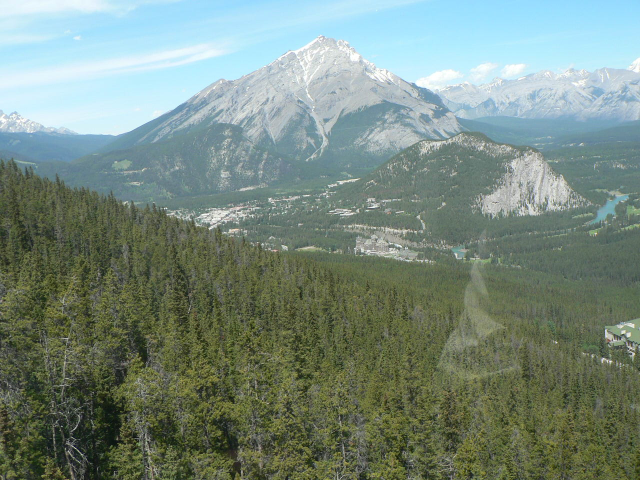
#> input picture Lectures/OpenCV/mountain.jpg, 1280 x 960 px, found by its file name (shown at 1/2 size)
$ jupyter execute --allow-errors 16-OpenCV-1.ipynb   (shell and % lines are left out)
#> lines starting #> are read from the running program, lines starting #| are printed output that depends on the picture; after the words box and inside, x2 and y2 are one past the last pixel; in counts of white or black regions, pixels touching at a corner belong together; long printed decimals are rounded
# ITNPBD2 OpenCV in Python
## Image manipulation and object detection

# pip install opencv-python
We also need matplotlib to display the images in the notebook

[cell 1]
import cv2
from matplotlib import pyplot as plt
import numpy as np

# Images are stored in NumPy arrays

## Let's make one

[cell 2]
img = [[[x,x,x] for x in range(256)] for i in range(256)]
img=np.array(img).astype(np.uint8)
img[:,:,0]=255-img[:,:,0]
img[:,:,1]=0

#cv2.imshow('image',img)
#cv2.waitKey(0)
#cv2.destroyAllWindows()

plt.imshow(img)
plt.title('Image')
plt.show()

#print(img)

## Load an image

[cell 3]
img = cv2.imread('Images/mountain.jpg')
#> img is the input picture: shape (960, 1280, 3); mean B, G, R 127.2, 138.3, 120.5
plt.imshow(img)
plt.title('Bannf')
plt.show()

## The colours don't look right!
matplotlib expects RGB but opencv uses BGR as default, so we translate:
I'll remove the axis lines and scale too

[cell 4]
img = cv2.cvtColor(img, cv2.COLOR_BGR2RGB)
plt.imshow(img)
plt.title('Bannf')
plt.axis('off')
plt.show()

# What is stored in the variable `img`?
## It is a NumPy array of integers: h x w x 3 colour channels:

[cell 5]
print(type(img))
#| <class 'numpy.ndarray'>
print(img.shape)
#| (960, 1280, 3)
print(img)
#> (printed output is left out)

# Lets take a closer look at the NumPy array
- The shape is (rows, columns, 3)
- Access a single pixel at `img[y,x]` - note the order row, column
- Origin (0,0) is at top left of image
- This gives the three colour channels. By default, RGB (if viewing with matplotlib)
- So red intensity of pixel in row 5, column 10 is at `img[5,10,0]`, green is at `img[5,10,1]` and blue is at `img[5,10,2]`

[cell 6]
fade = [[[x,x,x] for x in range(256)] for i in range(256)]
fade=np.array(fade).astype(np.uint8)
fade[:,:,0]=255-fade[:,:,0]
fade[:,:,1]=0

'''
# This shows the image in a new window and uses BGR colour scheme!!!
cv2.imshow("test", fade)
cv2.waitKey(0)
cv2.destroyAllWindows()
'''

plt.imshow(fade)
plt.title('Fade')
plt.axis('off')
plt.show()

[cell 7]
print("Red intensity at 0,0 =", fade[0,0,0])
print("Red intensity at 0,255 =", fade[0,255,0])
print("Blue intensity at 0,0 =", fade[0,0,2])
print("Blue intensity at 0,255 =", fade[0,255,2])

## Scaling and Rotating

[cell 8]
height,width,_ = img.shape
#> height = 960; width = 1280
bigger = cv2.resize(img,(2*width, 2*height), interpolation = cv2.INTER_CUBIC)
print(bigger.shape)
#| (1920, 2560, 3)

[cell 9]
rotation_matrix = cv2.getRotationMatrix2D((width / 2, height / 2), 90, 1)  # or -1 for other way
rotated_image = cv2.warpAffine(img, rotation_matrix, (width, height))
plt.imshow(rotated_image)
plt.title('Bannf')
plt.axis('off')
plt.show()

# Drawing on the image

[cell 10]
cv2.circle(img,(100,100),50,(250,20,20),5)   # Make negative thickness to fill
#> img: shape (960, 1280, 3); mean R, G, B 120.6, 137.9, 126.8
plt.imshow(img)
plt.title('Bannf')
plt.axis('off')
plt.show()

# Detecting Edges and Lines

[cell 11]
img = cv2.imread('Images/parrot.jpg')
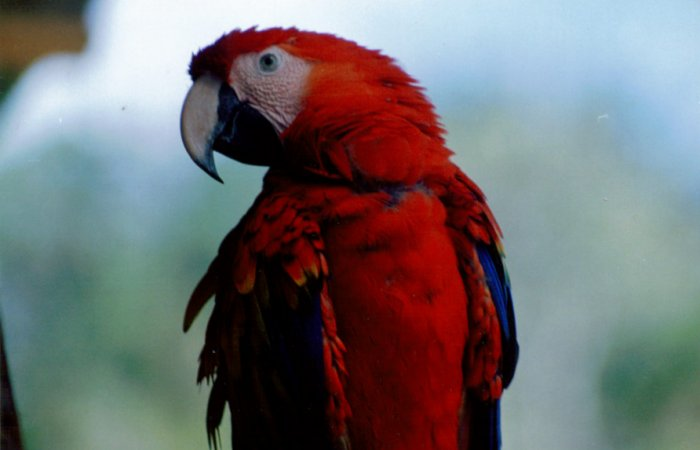
#> input picture Lectures/OpenCV/parrot.jpg, 700 x 450 px, found by its file name
#> img is the input picture: shape (450, 700, 3); mean B, G, R 112.6, 111.1, 113.8
img = cv2.cvtColor(img, cv2.COLOR_BGR2RGB)
plt.imshow(img)
plt.title('Parrot')
plt.show()

[cell 12]
# Canny edge detection
threshold1 = 100
threshold2 = 200
canny = cv2.Canny(img, threshold1, threshold2)
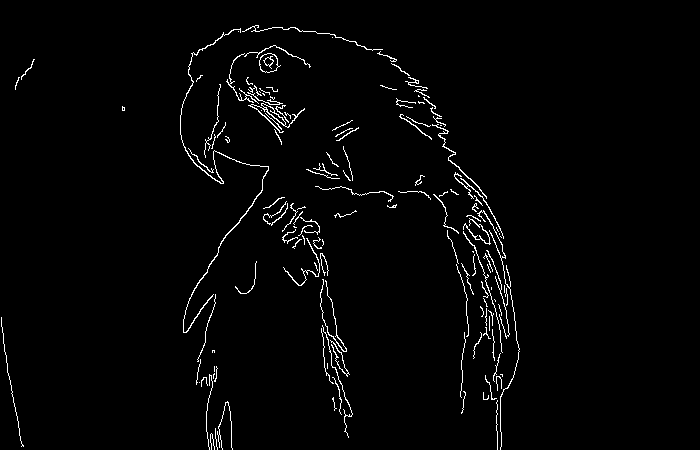
#> canny: shape (450, 700); 2.1% white in thin lines or dots, all inside (x1, y1, x2, y2) = (1, 25, 520, 450)

plt.imshow(canny, cmap='gray')

# Blurring and other filters

[cell 13]
blur=cv2.blur(img,(5,5))
plt.imshow(blur)

[cell 14]
canny = cv2.Canny(blur, threshold1, threshold2)
#> canny: shape (450, 700); 1.1% white in thin lines or dots, all inside (x1, y1, x2, y2) = (11, 25, 519, 450)

plt.imshow(canny, cmap='gray')

[cell 15]
median = cv2.medianBlur(img,15)
plt.imshow(median)

[cell 16]
canny = cv2.Canny(median, threshold1, threshold2)
#> canny: shape (450, 700); 0.94% white in thin lines or dots, all inside (x1, y1, x2, y2) = (2, 27, 519, 450)

plt.imshow(canny, cmap='gray')

# Finding Lines in an Image
- Hough Transform finds lines and returns an array of polar coordinates
- They are rho - distance from origin and theta - angle of perpendiular line to origin
- Doesn't give the length of the line
- Need to translate them into x,y coordinates for plotting on image

[cell 17]
img = cv2.imread('Images/window.jpg')
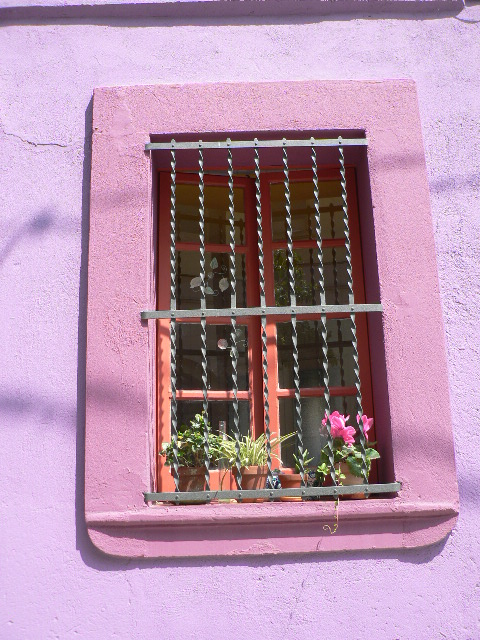
#> input picture Lectures/OpenCV/window.jpg, 480 x 640 px, found by its file name
#> img is the input picture: shape (640, 480, 3); mean B, G, R 171.2, 146.4, 182
gray = cv2.cvtColor(img,cv2.COLOR_BGR2GRAY)
plt.imshow(img)

[cell 18]
img = cv2.imread('Images/window.jpg')
gray = cv2.cvtColor(img,cv2.COLOR_BGR2GRAY)
blur = cv2.blur(gray,(2,2))
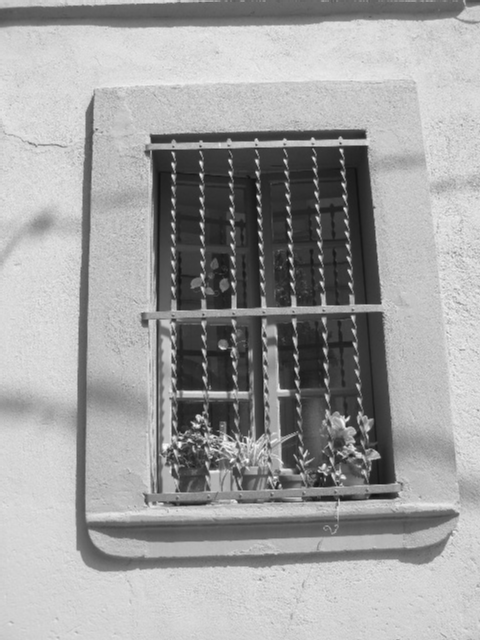
#> blur: shape (640, 480); min 18, max 252, mean 160.2
edges = cv2.Canny(blur,50,150,apertureSize = 3)
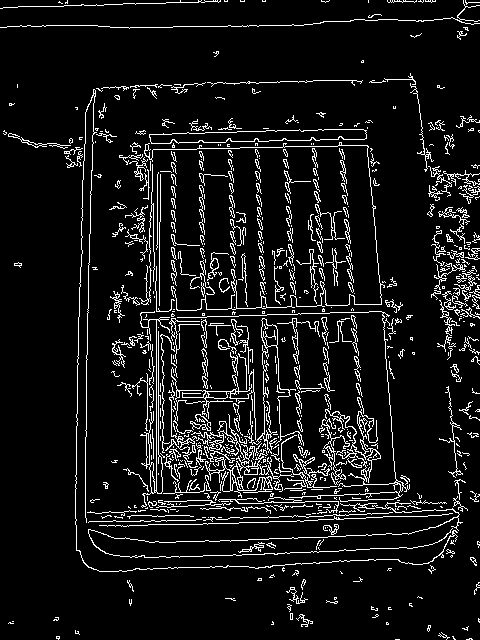
#> edges: shape (640, 480); 8.4% white in thin lines or dots
lines = cv2.HoughLines(edges,1,0.001,170)
#> lines = 154 rows, first 8: [157, 0.002], [158, 0.005], [161, 0.007], [96, 0.027], [93, 0.017], [95, 0.023], [-353, 3.06], [-354, 3.06]
maxdim = max(img.shape)
#> maxdim = 640

print("Found",len(lines),"lines")
#| Found 154 lines

def polar_to_cart(rho,theta, length):
    a = np.cos(theta)
    b = np.sin(theta)
    x0 = a*rho
    y0 = b*rho
    x1 = int(x0 + length*(-b))
    y1 = int(y0 + length*(a))
    x2 = int(x0 - length*(-b))
    y2 = int(y0 - length*(a))
    return x1, x2, y1, y2

for line in lines:
    for rho,theta in line:
        #print("Line: rho=",rho,"theta=",theta)
        x1, x2, y1, y2 = polar_to_cart(rho,theta, maxdim)
        cv2.line(img,(x1,y1),(x2,y2),(0,0,255),3)
#> this loop made 154 passes
#> line on passes 1 to 3: [[157, 0.002]], [[158, 0.005]], [[161, 0.007]]
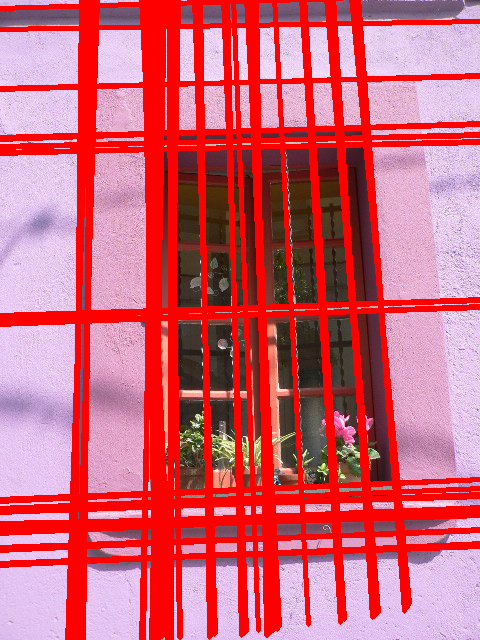
#> img: shape (640, 480, 3); mean B, G, R 117.4, 100, 208.3

plt.imshow(img)

# Filtering by Colour

[cell 19]
img = cv2.imread('Images/apple.jpg')
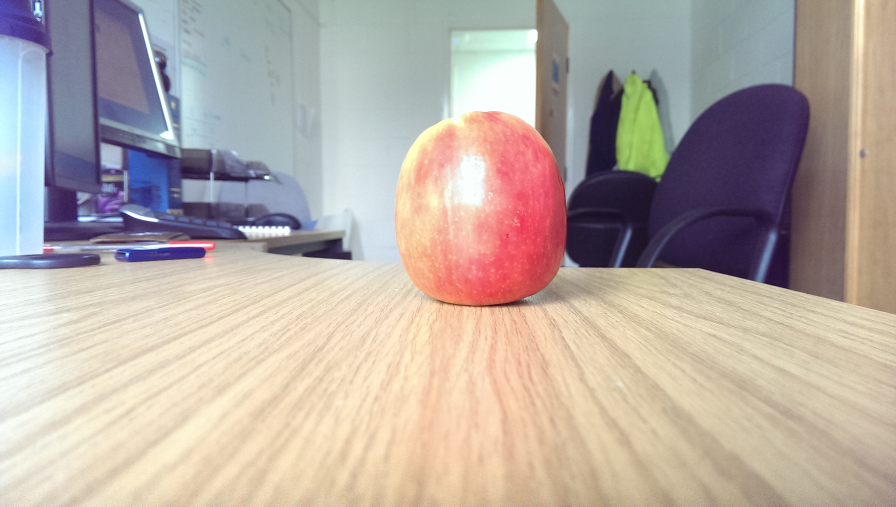
#> input picture Lectures/OpenCV/apple.jpg, 2688 x 1520 px, found by its file name (shown at 1/3 size)
#> img is the input picture: shape (1520, 2688, 3); mean B, G, R 164, 171.7, 183.3
rgb = cv2.cvtColor(img, cv2.COLOR_BGR2RGB)
plt.imshow(rgb)
plt.title('Apple')
plt.show()

# Translate the image into Hue Saturation, Value (HSV) space for colour processing
## Good way to understand HSV space, use a colour chooser like the one in MS Paint ...

[cell 20]
hsv = cv2.cvtColor(img, cv2.COLOR_BGR2HSV)
#> hsv: shape (1520, 2688, 3); mean H, S, V 57.7, 59.5, 194.5
plt.imshow(hsv)

## Mask out the regions that are red in HSV space

[cell 21]
# In HSV colour space, red occupies two main regions:

# lower mask (0-10)
lower_red = np.array([0,90,70])
upper_red = np.array([10,255,255])
mask0 = cv2.inRange(hsv, lower_red, upper_red)
#> mask0: shape (1520, 2688); 1.8% white; 133 white regions (95 under 20 px), largest, box (x1, y1, x2, y2) and area: (1260, 336, 1690, 924) 64516, (1244, 458, 1304, 562) 3257, (1299, 384, 1369, 450) 2509

# upper mask (170-180)
lower_red = np.array([170,120,70])
upper_red = np.array([180,255,255])
mask1 = cv2.inRange(hsv, lower_red, upper_red)
#> mask1: shape (1520, 2688); 2% white; 40 white regions (30 under 20 px), largest, box (x1, y1, x2, y2) and area: (1394, 401, 1702, 891) 78547, (511, 721, 644, 751) 1111, (1492, 902, 1557, 917) 322

# join my masks
mask = mask0+mask1
#> mask: shape (1520, 2688); 3.8% white; 101 white regions (75 under 20 px), largest, box (x1, y1, x2, y2) and area: (1260, 336, 1702, 924) 145679, (1244, 458, 1304, 562) 3257, (1299, 384, 1369, 450) 2509
mask = cv2.morphologyEx(mask, cv2.MORPH_OPEN, np.ones((6,6),np.uint8),iterations=2) # Remove dots
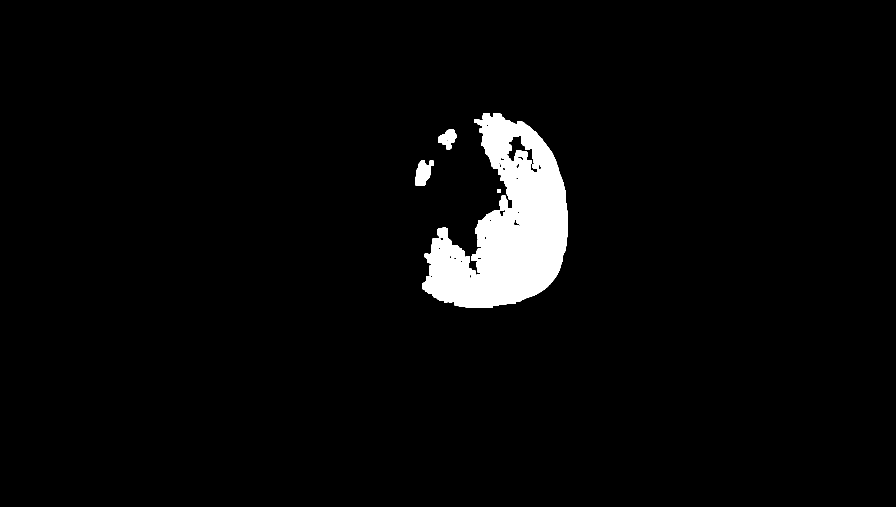
#> mask: shape (1520, 2688) (shown at 1/3 size); 3.5% white; 4 white regions

# Convert colour space to grayscale
#cv2.cvtColor(img, cv2.COLOR_HSV2BGR)
#cv2.cvtColor(img, cv2.COLOR_BGR2GRAY)

plt.imshow(mask, cmap='gray')

## Calculate the image moments
* Image moments are statistics calculated from the image intensity values
* We will use them to calculate a centre of mass for the image

[cell 22]
m = cv2.moments(mask, 0)
#> m = moments, m00 36558075, centre m10/m00, m01/m00 = (1515.8, 678)

cx = int(m['m10']/m['m00'])
#> cx = 1515
cy = int(m['m01']/m['m00'])
#> cy = 678

print(cx,cy)
#| 1515 678

img_marked = rgb.copy()
cv2.circle(img_marked,(cx,cy),60,(250,20,20),-1)
plt.imshow(img_marked)

# Now Calculate the image contours
## Edge detection produces a new image where edges are a different colour
## Contour calculation produces a list of points that make up a contour- an edge at the same height
## There will be many in an image, so an array of countour sets is produced when calling `cv2.findContours`

[cell 23]
contours,_ = cv2.findContours(mask, 1, 2)
#> contours = 49 contours, 27 with area under 20; largest, box (x1, y1, x2, y2) and area: (1267, 339, 1703, 924) 141388, (1505, 405, 1613, 519) 3306, (1246, 482, 1301, 558) 2638, (1314, 388, 1369, 448) 1858, (1534, 657, 1562, 679) 229
print(len(contours))
#| 49
#cv2.drawContours(img, contours, -1, (0, 255, 0), 15)
#plt.imshow(img)

# minEnclosingCircle finds the smallest circle that encloses a contour
# Here we find the largest and hope that is our apple
maxr=0
for cnt in contours:
    (x,y),radius = cv2.minEnclosingCircle(cnt)
    centre = (int(x),int(y))
    radius = int(radius)
    if(radius>maxr):
        maxr = radius
        maxc = centre
#> this loop made 49 passes
#> (x, y, radius, maxr, maxc) on passes 1, 4, 14, 24, 38: (1374.5, 855.5, 1, 1, (1374, 855)), (1410, 828.5, 5, 5, (1410, 828)), (1438.5, 773.5, 8, 8, (1438, 773)), (1547.7, 671.4, 14, 14, (1547, 671)), (1273, 518.5, 45, 45, (1273, 518))
#> (x, y, radius, maxr) on pass 15: (1359, 772, 10, 10)
if maxr > 0:
    cv2.circle(img_marked,maxc,maxr,(255,0,0),20)


plt.imshow(img_marked)
print(x,y,radius)
#| 1449.212 633.396 297

# Apply a mask to select only the pixels in the circle of the apple
* Make a new image the same size as the first one
* Create a mask for the circle around the apple
* Use the mask to create two new images: apple, background

[cell 24]
height,width,_ = img.shape
applemask = np.zeros((height,width), np.uint8)
cv2.circle(applemask,maxc,maxr,(255,255,255),-1)
#> applemask: shape (1520, 2688); 6.8% white; 1 white region, box (x1, y1, x2, y2) and area: (1152, 336, 1747, 931) 277085
bgmask = cv2.bitwise_not(applemask)
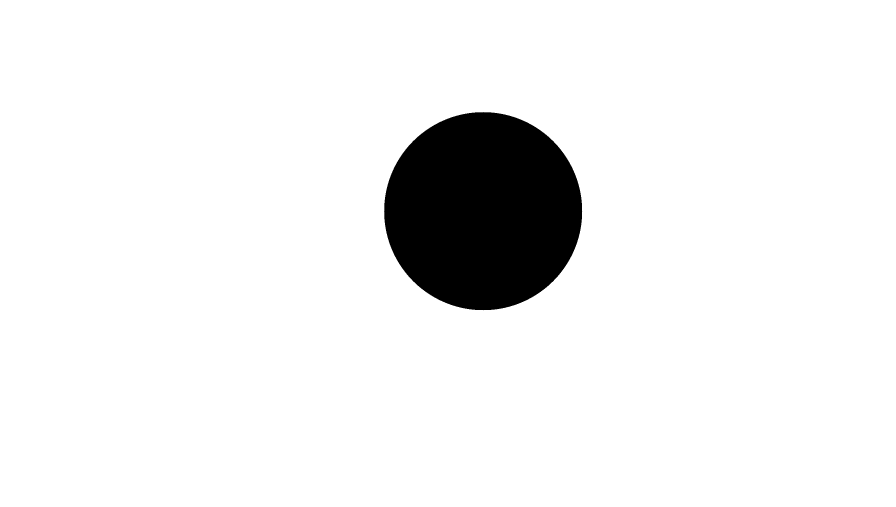
#> bgmask: shape (1520, 2688) (shown at 1/3 size); 93.2% white; 1 black region, box (x1, y1, x2, y2) and area: (1152, 336, 1747, 931) 277085
plt.imshow(bgmask,cmap='gray')

[cell 25]
# Mask and add
bg = cv2.bitwise_and(rgb,rgb,mask=bgmask)
apple = cv2.bitwise_and(rgb,rgb,mask=applemask)
plt.imshow(apple)

# Finally, blur the background and add the images together

[cell 26]
bgblur = cv2.blur(img,(60, 60))
bgblur = cv2.bitwise_and(bgblur, bgblur, mask=bgmask)
final=bgblur+apple
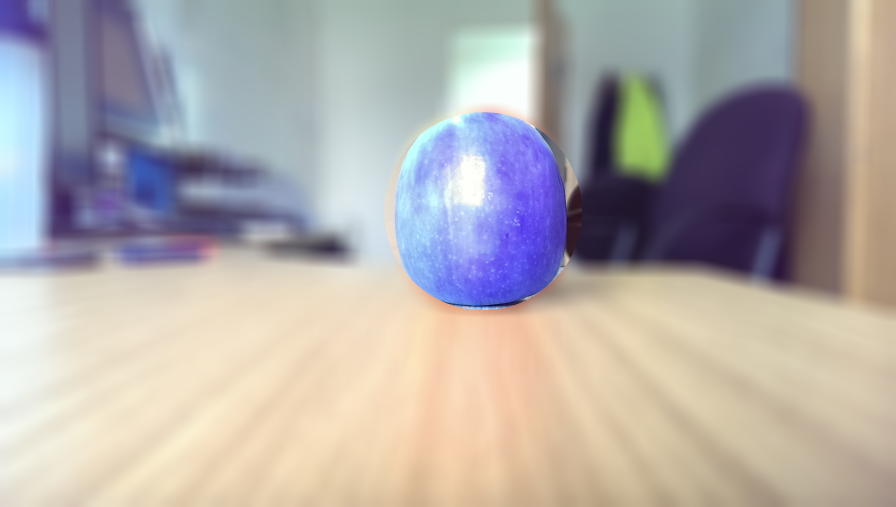
#> final: shape (1520, 2688, 3) (shown at 1/3 size); mean B, G, R 169.8, 171.7, 177.4
plt.imshow(final)
